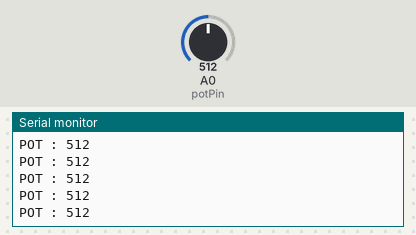
Bench run of a sketch on a simulated Arduino Uno, built with avr-gcc and run on an emulated ATmega328P. Parts: the last lines printed to the serial monitor. Inputs (shaded band) come from the test bench; at power-on: A0 (potPin) = 512.

Above: at 7.2 s.
7.3 s: A0 (potPin) set to 111
At 8.2 s:
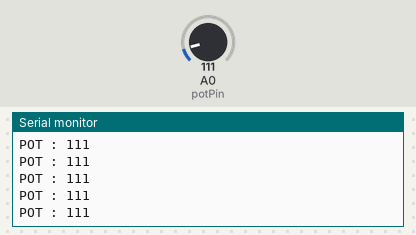
10.3 s: A0 (potPin) set to 89
At 11.1 s:
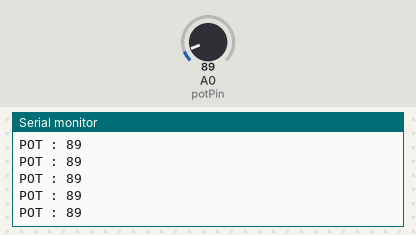
Timing chart, 0 to 12.8 s (numbered marks = the images above; inputs shaded):
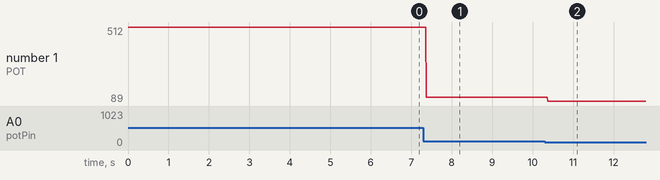

The sketch:

POT.ino
```cpp
int potPin = A0; // Potentiometer output connected to analog pin 3
int potVal = 0; // Variable to store the input from the potentiometer


void setup()
{Serial.begin(9600);
}

// Main program
void loop()
{
  potVal = analogRead(potPin);   // read the potentiometer value at the input pin
  Serial.println(String("POT : ") + potVal);
}
```

Measured:
- after the input at 7.3 s, the serial monitor: prints a new line after 0.07 s (image 1)
- after the input at 10.3 s, the serial monitor: prints a new line after 0.08 s (image 2)
- plotted number 1: 512 → 111 after the input at 7.3 s, 111 → 89 after the input at 10.3 s
